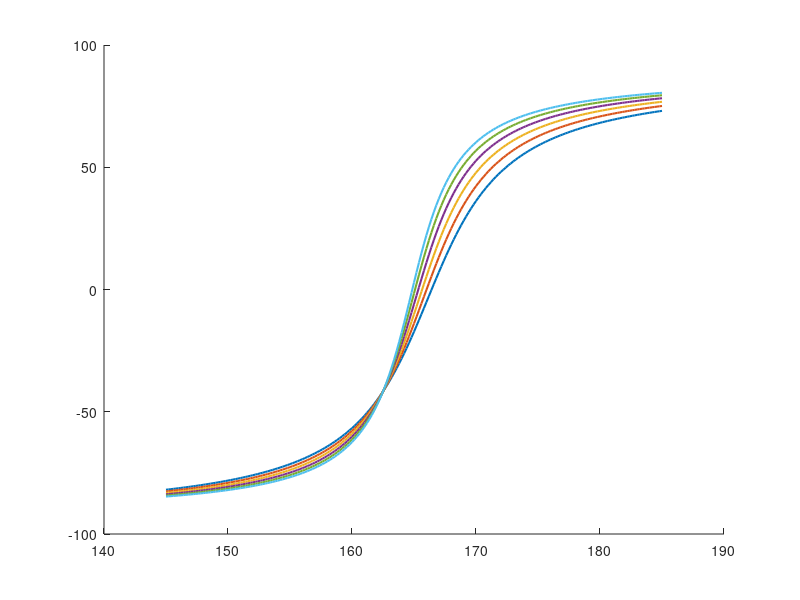

Source code (MATLAB): (Note: this script raises an error after producing the figure.)
LRX=8.8e-6;
CRX= 109e-9;
RRX= 8;
M1=4.1e-6; 
LTX= 43.6e-6;
CTX=22e-9;

figure1 = figure;
axes1 = axes('Parent',figure1);
hold(axes1,'on');
for k=0:0.1:0.5
    
M2=(1-k)*M1;


f=145e3:0.2e3:185e3;
w=2*pi*f;

ZRX2= (1./(1i*w*CRX)+RRX)/2;
% plot(abs(ZRX2))

Z=1i*LRX*w+1./(1./(1i*LRX*w)+ 1./ZRX2);

% plot(abs(Z1))


ZTx_Ref=(w.^2.*(M1^2+M2^2))./Z ;

% plot(abs(ZTx_Ref))

ZTx=1i*w*LTX+(1./(1i*w*CTX))+ZTx_Ref;


% yyaxis left
% plot(f/1e3,1./abs(ZTx)/0.437,'LineWidth',1.5,'Parent',axes1);
plot(f/1e3,angle(ZTx)*180/pi,'LineWidth',1.5,'Parent',axes1)

% yyaxis right

% figure(2);
% plot(f/1e3,angle(ZTx)*180/pi,'LineWidth',1.5,'Parent',axes1)
% hold on;


end

% set(plot1,'DisplayName','data1');

% yline(1,'Parent',axes1,'Alpha',1,'Color',[0 0 0],'LineWidth',1.5);
yline(0,'Parent',axes1,'Alpha',1,'Color',[0 0 0],'LineWidth',1.5);


% Create ylabel
ylabel({'Normalized Gain'});

% Create xlabel
xlabel({'Frequency (kHz)'});

hold(axes1,'off');
% Set the remaining axes properties
set(axes1,'FontName','Times New Roman','FontSize',14,'GridAlpha',0.25,...
    'GridColor',[0 0 0],'MinorGridColor',[0 0 0],'XGrid','on','XMinorGrid','on',...
    'YGrid','on','YMinorGrid','on');
% Create legend
legend1 = legend(axes1,'show');
set(legend1,...
    'Position',[0.455222286195272 0.146937014103787 0.157142855173774 0.349999990065893],...
    'Color','white');





